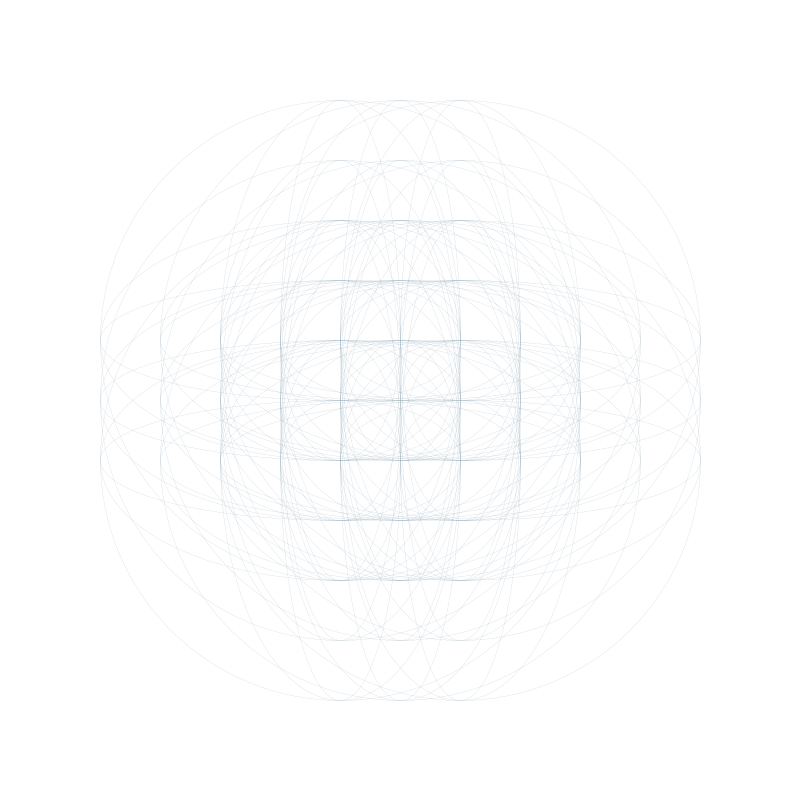
Frame 1 (no input)
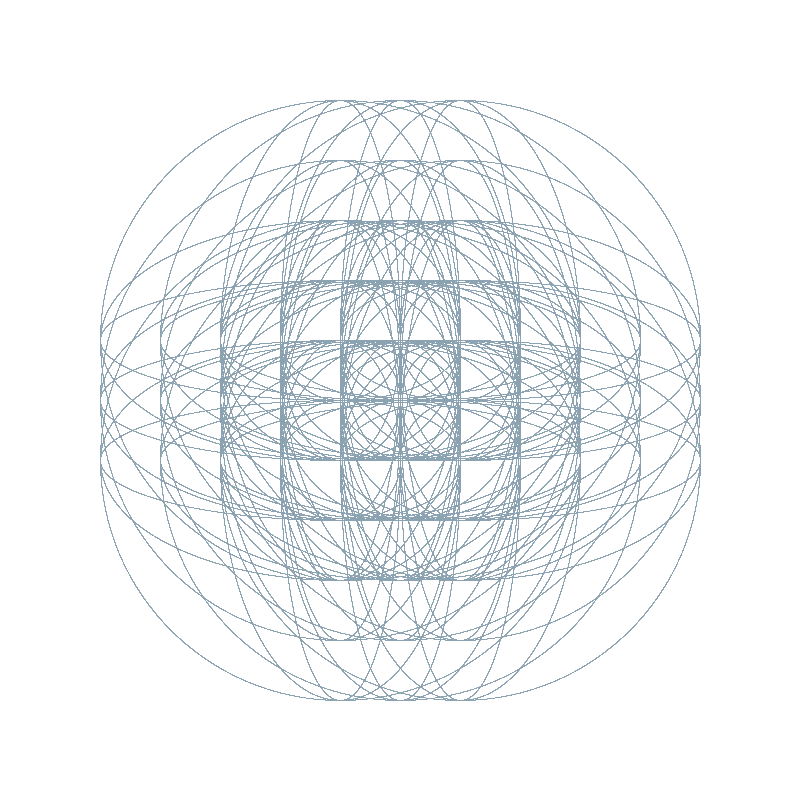
Frame 60 (the mouse pressed at the canvas centre just before this capture)
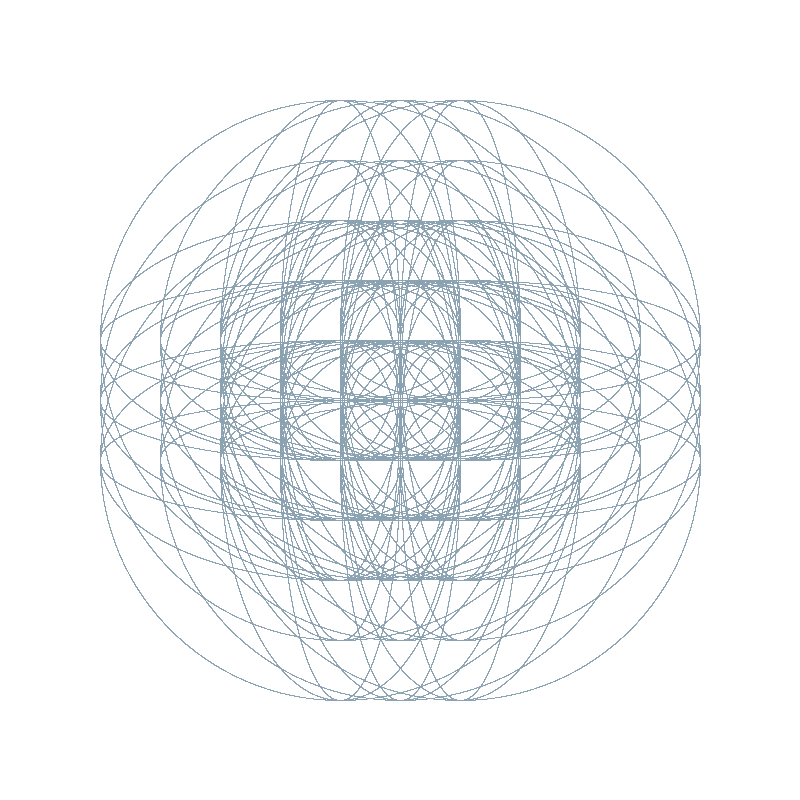
Frame 120 (the mouse held since frame 60 and released just before this capture)

The Processing sketch that drew these frames (run headless with seeded random() and noise(); from frame 60 on, the mouse is pressed at the canvas centre):

// Processing sketch: processing_146035
// ── processing_146035.pde

//////////////////////////////////////
//                                  //
//    Generative Gestaltung         //
//    Diana Lange                   //
//    20140407                      //
//    Processing basic              //
//    Hausaufgabe_03                //
//    #504 Rumour                   //
//                                  //
//////////////////////////////////////

void setup() {
  size(800, 800);
  background(255);
}

void draw() {
  
  int a = 340;
  int b = 400;
  int c = 460;
  
  int r1 = 120;
  int r2 = r1*2;
  int r3 = r2*2;
  
//  frameRate(1);
  smooth();
  noFill();
  strokeWeight(0.01);
  stroke(136, 159, 173);
  ellipse(a, a, r1, r1);  // 01
  ellipse(a, a, r1, r2);
  ellipse(a, a, r1, r3);
  ellipse(a, a, r2, r1);
  ellipse(a, a, r2, r2);
  ellipse(a, a, r2, r3);
  ellipse(a, a, r3, r1);
  ellipse(a, a, r3, r2);
  ellipse(a, a, r3, r3);
    
  ellipse(a, b, r1, r1);  // 02
  ellipse(a, b, r1, r2);
  ellipse(a, b, r1, r3);
  ellipse(a, b, r2, r1);
  ellipse(a, b, r2, r2);
  ellipse(a, b, r2, r3);
  ellipse(a, b, r3, r1);
  ellipse(a, b, r3, r2);
  ellipse(a, b, r3, r3);
  
  ellipse(a, c, r1, r1);  // 03
  ellipse(a, c, r1, r2);
  ellipse(a, c, r1, r3);
  ellipse(a, c, r2, r1);
  ellipse(a, c, r2, r2);
  ellipse(a, c, r2, r3);
  ellipse(a, c, r3, r1);
  ellipse(a, c, r3, r2);
  ellipse(a, c, r3, r3);
  
  ellipse(b, a, r1, r1);  // 04
  ellipse(b, a, r1, r2);
  ellipse(b, a, r1, r3);
  ellipse(b, a, r2, r1);
  ellipse(b, a, r2, r2);
  ellipse(b, a, r2, r3);
  ellipse(b, a, r3, r1);
  ellipse(b, a, r3, r2);
  ellipse(b, a, r3, r3);
  
  ellipse(b, b, r1, r1);  // 05
  ellipse(b, b, r1, r2);
  ellipse(b, b, r1, r3);
  ellipse(b, b, r2, r1);
  ellipse(b, b, r2, r2);
  ellipse(b, b, r2, r3);
  ellipse(b, b, r3, r1);
  ellipse(b, b, r3, r2);
  ellipse(b, b, r3, r3);
  
  ellipse(b, c, r1, r1);  // 06
  ellipse(b, c, r1, r2);
  ellipse(b, c, r1, r3);
  ellipse(b, c, r2, r1);
  ellipse(b, c, r2, r2);
  ellipse(b, c, r2, r3);
  ellipse(b, c, r3, r1);
  ellipse(b, c, r3, r2);
  ellipse(b, c, r3, r3);
  
  ellipse(c, a, r1, r1);  // 07
  ellipse(c, a, r1, r2);
  ellipse(c, a, r1, r3);
  ellipse(c, a, r2, r1);
  ellipse(c, a, r2, r2);
  ellipse(c, a, r2, r3);
  ellipse(c, a, r3, r1);
  ellipse(c, a, r3, r2);
  ellipse(c, a, r3, r3);
  
  ellipse(c, b, r1, r1);  // 08
  ellipse(c, b, r1, r2);
  ellipse(c, b, r1, r3);
  ellipse(c, b, r2, r1);
  ellipse(c, b, r2, r2);
  ellipse(c, b, r2, r3);
  ellipse(c, b, r3, r1);
  ellipse(c, b, r3, r2);
  ellipse(c, b, r3, r3);
  
  ellipse(c, c, r1, r1);  // 09
  ellipse(c, c, r1, r2);
  ellipse(c, c, r1, r3);
  ellipse(c, c, r2, r1);
  ellipse(c, c, r2, r2);
  ellipse(c, c, r2, r3);
  ellipse(c, c, r3, r1);
  ellipse(c, c, r3, r2);
  ellipse(c, c, r3, r3);
 
}
